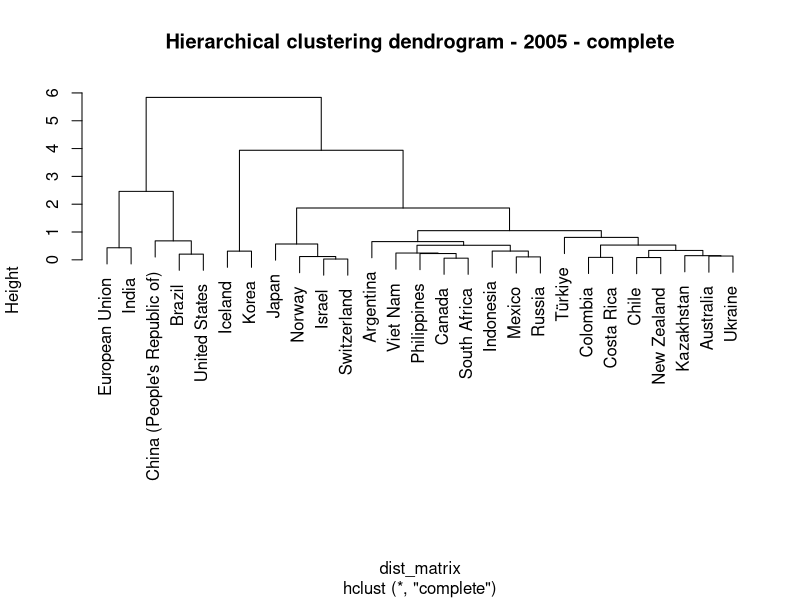
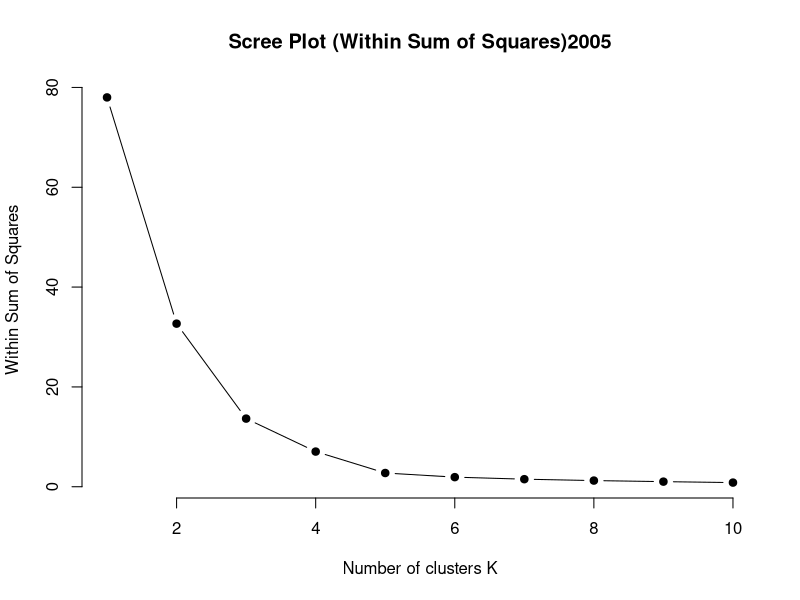
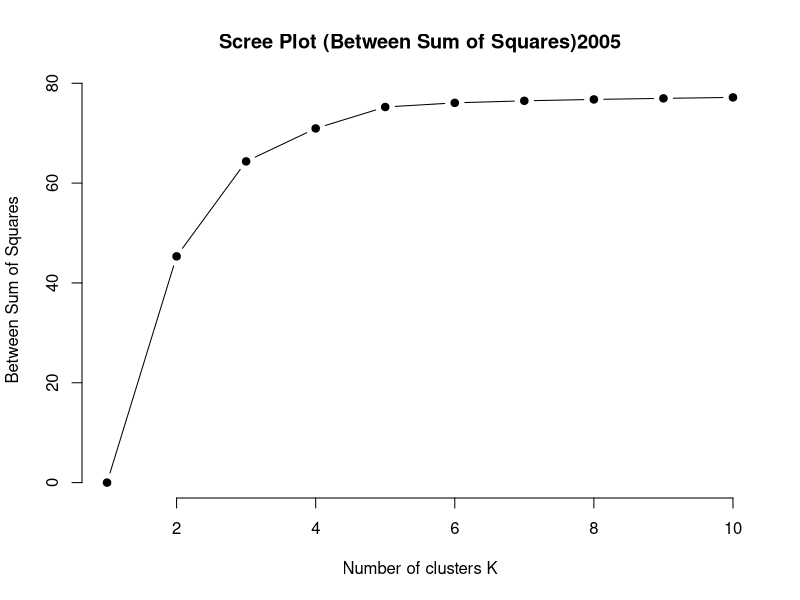
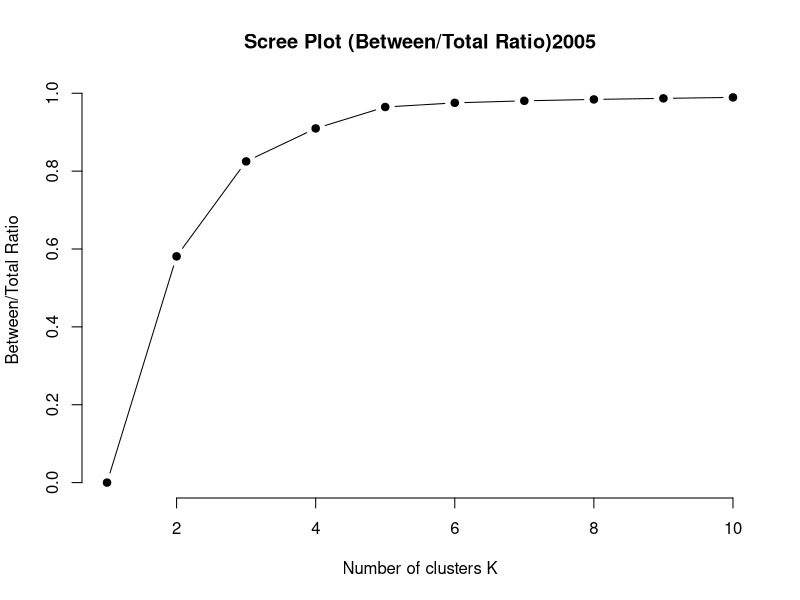

Reproduce these figures in R, in order. (Note: this script raises an error after producing the figures.)
library(dplyr)
library(tidyr)
library(ggplot2)
library(cluster)


calculate_within_between <- function(hclust_result, data, year, method, max_clusters = 10) {
  withinss <- numeric(max_clusters)
  betweenss <- numeric(max_clusters)
  between_total <- numeric(max_clusters)
  
  total_mean <- colMeans(data)
  total_ss <- sum(scale(data, center = total_mean, scale = FALSE)^2)
  
  for (k in 1:max_clusters) {
    clusters <- cutree(hclust_result, k = k)
    withinss[k] <- sum(sapply(unique(clusters), function(cluster) {
      cluster_data <- data[clusters == cluster, ,drop = FALSE]
      cluster_mean <- colMeans(cluster_data)
      sum(scale(cluster_data, center = cluster_mean, scale = FALSE)^2)
    }))
    betweenss[k] <- total_ss - withinss[k]
    between_total[k] <- betweenss[k] / total_ss
  }
  
  # Plot Scree Plot for Within Sum of Squares
  plot(1:max_clusters, withinss, type = "b", pch = 19, frame = FALSE,
       xlab = "Number of clusters K", ylab = "Within Sum of Squares",
       main = paste0("Scree Plot (Within Sum of Squares)", year))
  
  # Save the plot
  dev.copy(png, file = paste0("Data/Clustering/within_ss_plot_",year,"_",method,".png"))
  dev.off()
  
  # Plot Scree Plot for Between Sum of Squares
  plot(1:max_clusters, betweenss, type = "b", pch = 19, frame = FALSE,
       xlab = "Number of clusters K", ylab = "Between Sum of Squares",
       main = paste0("Scree Plot (Between Sum of Squares)", year))
  
  # Save the plot
  dev.copy(png, file = paste0("Data/Clustering/between_ss_plot_",year,"_",method,".png"))
  dev.off()

  # Plot Scree Plot for Between/Total Ratio
  plot(1:max_clusters, between_total, type = "b", pch = 19, frame = FALSE,
       xlab = "Number of clusters K", ylab = "Between/Total Ratio",
       main = paste0("Scree Plot (Between/Total Ratio)", year))
  
  #Save the plot
  dev.copy(png, file = paste0("Data/Clustering/between_total_plot_",year,"_",method,".png"))
  dev.off()
  
  return(list(withinss = withinss, betweenss = betweenss, between_total = between_total))
}


hierarchical_clustering <- function(data, year,method="complete", max_clusters = 10) {
  # Filter for the specific year
  year_data <- data %>% filter(Time == year)
  
  # Aggregate data by Country and Indicator, calculating the mean
  aggregated_data <- year_data %>%
    group_by(Country, Indicator) %>%
    summarize(Value = mean(Value, na.rm = TRUE)) %>%
    spread(Indicator, Value)
  
  # Remove any rows with NA
  aggregated_data <- na.omit(aggregated_data)
  
  # Normalize the data
  scaled_data <- scale(aggregated_data[,-1])
  
  # Hierarchical clustering
  dist_matrix <- dist(scaled_data)
  hclust_result <- hclust(dist_matrix, method = method)
  
  #Plot the dendrogram
  plot(hclust_result, labels = aggregated_data$Country, main = paste("Hierarchical clustering dendrogram -", year, "-", method))
  
  #Save the plot
  dev.copy(png, file = paste0("Data/Clustering/dendrogram_", year, "_", method, ".png"))
  dev.off()

  # Calculate within and between sum of squares for different numbers of clusters
  ss_values <- calculate_within_between(hclust_result, scaled_data, year, method, max_clusters = max_clusters)
  
  #Save the results
  write.csv(ss_values, paste0("Data/Clustering/within_between_values_", year, "_", method, ".csv"))
  
  return(list(hclust_result = hclust_result, scaled_data = scaled_data, aggregated_data = aggregated_data))
}


create_clusters_from_hclust <- function(hclust_result, scaled_data, aggregated_data, optimal_k, year, method) {
  # Cut the dendrogram to create the clusters
  aggregated_data$Cluster <- cutree(hclust_result, k = optimal_k)
  
  # Add a column for the year
  aggregated_data$Year <- year
  
  return(aggregated_data)
}


run_clustering_and_create_clusters <- function(filtered_dataset, years_of_interest, method) {
  all_results <- list()
  
  for (year in years_of_interest) {
    # Hierarchical clustering
    clustering_results <- hierarchical_clustering(filtered_dataset, year, method = method)
    
    optimal_k <- as.numeric(readline(prompt = paste("Insert the optimal number of clusters for ", year, " ", method, " clustering: ")))
    
    final_results <- create_clusters_from_hclust(clustering_results$hclust_result, clustering_results$scaled_data, clustering_results$aggregated_data, optimal_k, year, method)
    
    all_results[[as.character(year)]] <- final_results
  }
  
  combined_results <- bind_rows(all_results)
  
  return(combined_results)
}

##################################### MAIN #####################################

# Load dataset
dataset <- read.csv("Data/final_dataset.csv")

# Define years of interest
years_of_interest <- c(2005, 2008, 2015, 2020)

#Define indicator of interest
indicators_of_interest <- c("Level of consumption (at farm gate)", "Level of production", "Producer price (at farm gate)")

# Filter dataset for relevant indicators and years
filtered_dataset <- dataset %>%
  filter(Indicator %in% indicators_of_interest &
           Time %in% years_of_interest)


combined_hierarchical_results_complete <- run_clustering_and_create_clusters(filtered_dataset, years_of_interest, method = "complete")

combined_hierarchical_results_single <- run_clustering_and_create_clusters(filtered_dataset, years_of_interest, method = "single")

#Save the results
write.csv(combined_hierarchical_results_complete, "Data/Clustering/hierarchical_results_complete.csv")
write.csv(combined_hierarchical_results_single, "Data/Clustering/hierarchical_results_single.csv")

# Plot the results complete method
ggplot(combined_hierarchical_results_complete, aes(x = Year, y = Country, color = as.factor(Cluster), group = Country)) +
  geom_line(size = 1) +
  geom_point(size = 3) +
  labs(title = "Hierarchical cluster evolution (complete)", x = "Year", y = "Country") +
  theme_minimal()

ggsave("Data/Clustering/hierarchical_cluster_movements_complete.png", width = 10, height = 8)

# Plot the results single method
ggplot(combined_hierarchical_results_single, aes(x = Year, y = Country, color = as.factor(Cluster), group = Country)) +
  geom_line(size = 1) +
  geom_point(size = 3) +
  labs(title = "Hierarchical cluster evolution (single)", x = "Anno", y = "Paesi") +
  theme_minimal()

ggsave("Data/Clustering/hierarchical_cluster_movements_single.png", width = 10, height = 8)




